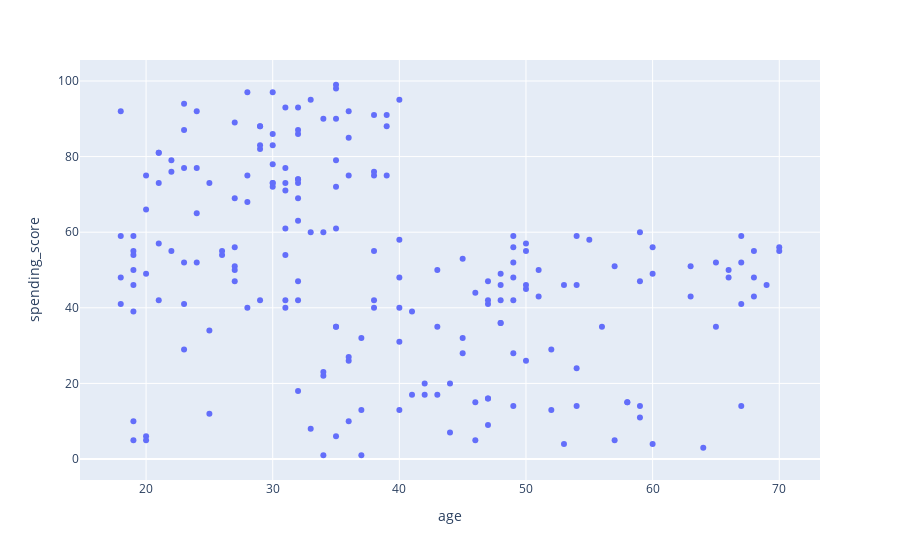

This figure's notebook cell:
### Code cell
px.scatter(df, x="age", y="spending_score")

### Figure 1 — Plotly figure (JSON) as saved in the notebook; plotly's stock layout.template omitted (floating-point values rounded to 4 significant figures; data arrays with more than 128 entries replaced by an {"elided": "..."} marker saying what was removed)
{"data": [{"hovertemplate": "age=%{x}<br>spending_score=%{y}<extra></extra>", "legendgroup": "", "marker": {"color": "#636efa", "symbol": "circle"}, "mode": "markers", "name": "", "orientation": "v", "showlegend": false, "type": "scatter", "x": {"elided": "200 int values"}, "xaxis": "x", "y": {"elided": "200 int values"}, "yaxis": "y"}], "layout": {"legend": {"tracegroupgap": 0}, "margin": {"t": 60}, "xaxis": {"anchor": "y", "domain": [0, 1], "title": {"text": "age"}}, "yaxis": {"anchor": "x", "domain": [0, 1], "title": {"text": "spending_score"}}}}
